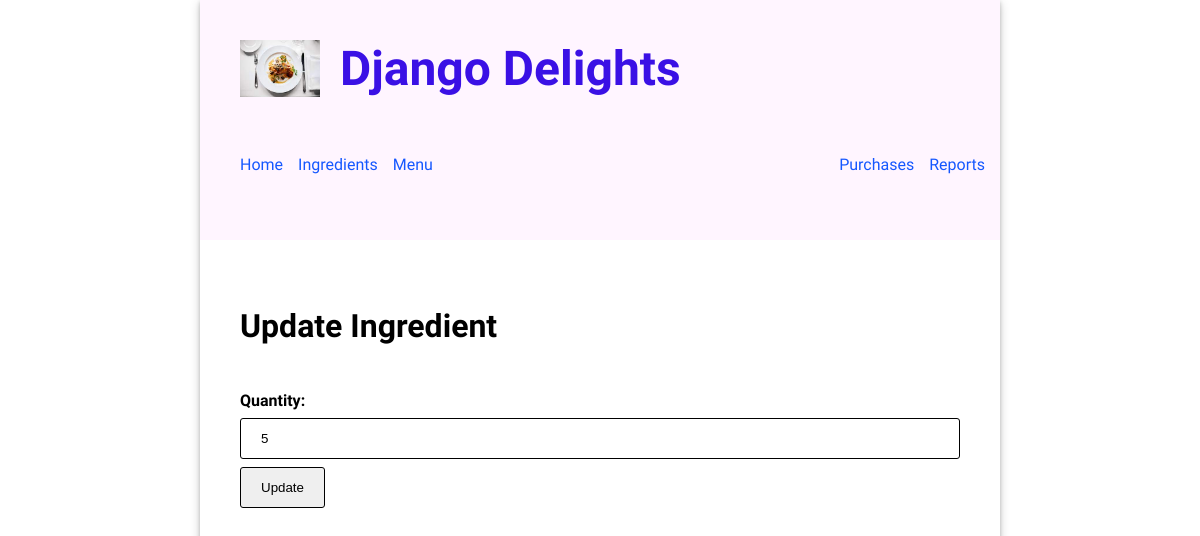
The page /ingredients/1/stock/ on the database as committed earlier.
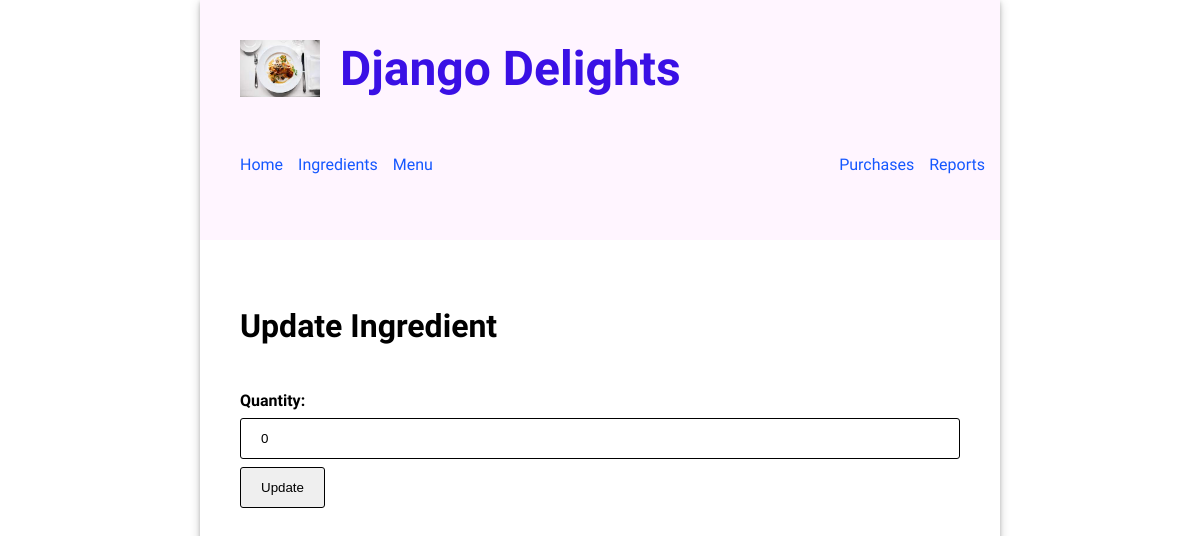
The same page on the database as committed later.
### inventory/models.py (models this page shows, shortened)
class Ingredient(models.Model):
    class Meta:
        ordering = ['name']
    name = models.CharField(unique=True, max_length=200)
    quantity = models.IntegerField(unique=False, blank=True)
    unit = models.CharField(unique=False, blank=True, max_length=10)
    unit_price = models.DecimalField(unique=False, blank=True, max_digits=6, decimal_places=3)
    kanban = models.BooleanField(default=False)
    threshold = models.IntegerField(unique=False, blank=True)
    re_order = models.IntegerField(unique=False, blank=True)

### inventory/views.py (the view)
# urls.py: path('ingredients/<pk>/stock/', views.IngredientStockView.as_view(), name='update_stock'),
class IngredientStockView(UpdateView):
    model = Ingredient
    template_name = 'inventory/update_ingredient_stock.html'
    form_class = IngredientStockForm

### inventory/forms.py
class IngredientStockForm(forms.ModelForm):
    class Meta:
        model = Ingredient
        fields = ['quantity']

### inventory/templates/inventory/update_ingredient_stock.html (shortened to what this page needs)
{% extends 'base.html' %} {% load static %} {% block content %}
<h2>Update Ingredient</h2>
<form method="post">
  {{ form }}
  <input type="submit" value="Update" />
</form>
{% endblock %}

Rows that differ between the two databases and show on the page:
changed Ingredient: quantity "5" → "0"
